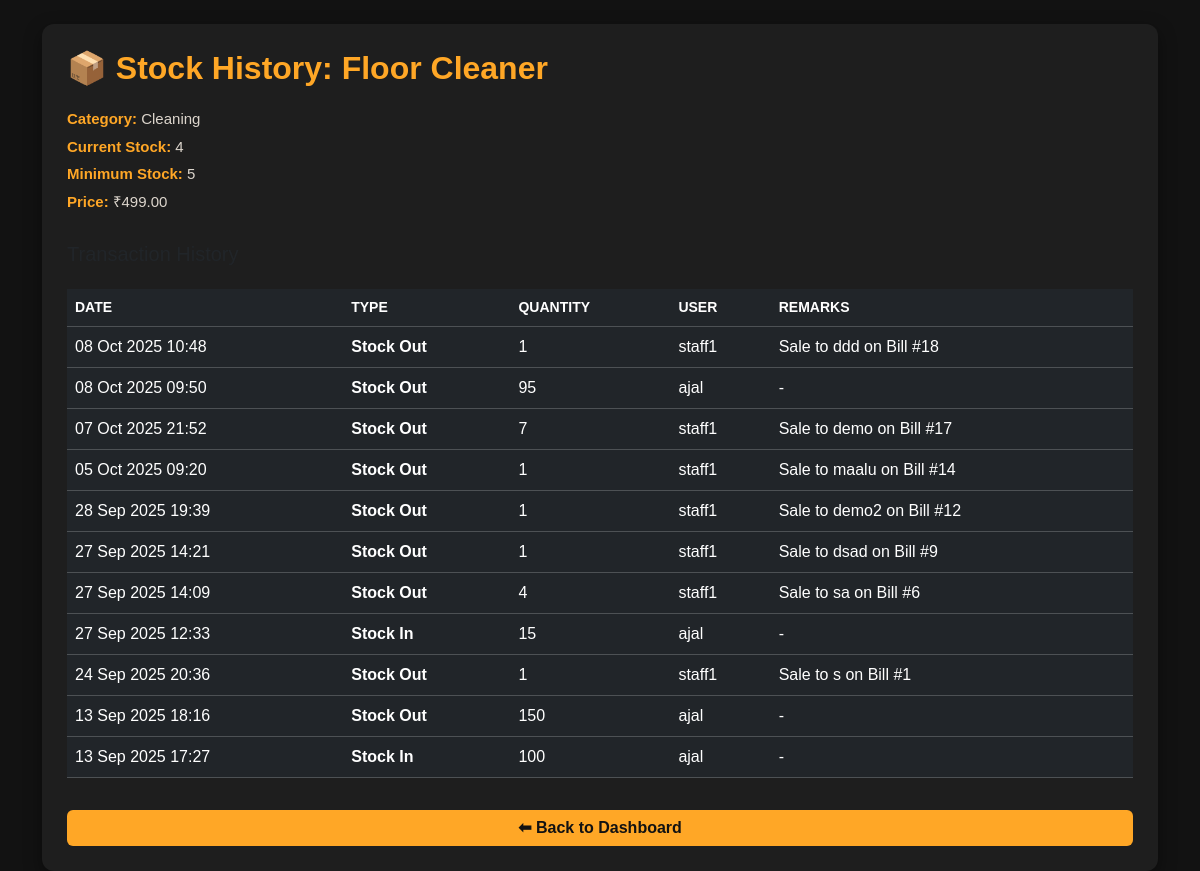
Page /stock-history/2/ (signed in) on the committed database.
### authapp/models.py (models this page shows, shortened)
class Product(models.Model):
    name = models.CharField(max_length=100)
    category = models.CharField(max_length=50)
    stock = models.PositiveIntegerField(default=0)
    price = models.DecimalField(max_digits=10, decimal_places=2)
    description = models.TextField(blank=True, null=True)
    created_at = models.DateTimeField(auto_now_add=True)
    updated_at = models.DateTimeField(auto_now=True)
    min_stock = models.PositiveIntegerField(default=5)

class Transaction(models.Model):
    TRANSACTION_TYPES = [
        ('in', 'Stock In'),
        ('out', 'Stock Out'),
    ]
    product = models.ForeignKey(Product, on_delete=models.CASCADE, related_name="transactions")
    type = models.CharField(max_length=3, choices=TRANSACTION_TYPES)
    quantity = models.PositiveIntegerField()
    date = models.DateTimeField(auto_now_add=True)  # automatically saves timestamp
    remarks = models.TextField(blank=True, null=True)
    user = models.ForeignKey(CustomUser, on_delete=models.SET_NULL, null=True, blank=True)

class CustomUser(AbstractUser):
    ROLE_CHOICES = [
        ('admin', 'Admin'),
        ('staff', 'Staff'),
        ('supplier', 'Supplier'),
    ]
    role = models.CharField(max_length=10, choices=ROLE_CHOICES, default='staff')
    phone = models.CharField(max_length=15, blank=True, null=True)
    gender = models.CharField(max_length=10, blank=True, null=True)

### authapp/decorators.py (the view)
        def wrapper_func(request, *args, **kwargs):
            if request.user.is_authenticated:
                if request.user.role in allowed_roles:
                    return view_func(request, *args, **kwargs)
                else:
                    messages.error(request, "You are not authorized to view this page.")
                    return redirect('login')
            else:
                return redirect('login')

### authapp/views.py (called while the page is built)
@login_required
@role_required(['admin'])
def stock_history(request, product_id):
    product = get_object_or_404(Product, id=product_id)
    transactions = product.transactions.order_by("-date")
    return render(request, "stock_history.html", {
        "product": product,
        "transactions": transactions
    })

### authapp/templates/stock_history.html (shortened to what this page needs)
<!DOCTYPE html>
<html lang="en">
<head>
    <link href="https://cdn.jsdelivr.net/npm/bootstrap@5.3.2/dist/css/bootstrap.min.css" rel="stylesheet">
</head>
<body>
<div class="container mt-4">
    <div class="card">
        <h2 class="mb-3">📦 Stock History: <span>{{ product.name }}</span></h2>
        <div class="product-info">
            <p><b>Category:</b> {{ product.category }}</p>
            <p><b>Current Stock:</b> {{ product.stock }}</p>
            <p><b>Minimum Stock:</b> {{ product.min_stock }}</p>
            <p><b>Price:</b> ₹{{ product.price }}</p>
        </div>
        <h5 class="mt-4">Transaction History</h5>
        <table class="table table-dark table-hover">
            <thead>
                <tr>
                    <th>Date</th>
                    <th>Type</th>
                    <th>Quantity</th>
                    <th>User</th>
                    <th>Remarks</th>
                </tr>
            </thead>
            <tbody>
                {% for txn in transactions %}
                <tr>
                    <td>{{ txn.date|date:"d M Y H:i" }}</td>
                    <td class="{% if txn.type == 'in' %}stock-in{% else %}stock-out{% endif %}">
                        {{ txn.get_type_display }}
                    </td>
                    <td>{{ txn.quantity }}</td>
                    <td>{{ txn.user.username }}</td>
                    <td>{{ txn.remarks|default:"-" }}</td>
                </tr>
                {% empty %}
                <tr>
                    <td colspan="5" class="text-center">No transactions found</td>
                </tr>
                {% endfor %}
            </tbody>
        </table>
        <a href="{% url 'admin_dashboard' %}" class="btn btn-back mt-3">⬅ Back to Dashboard</a>
    </div>
</div>
</body>
</html>

### authapp/templates/stock_history.html (style rules this page uses)
body { background: #121212; color: #ffffff; font-family: Arial, sans-serif; }
.card { background: #1e1e1e; border: none; border-radius: 12px; box-shadow: 0px 6px 18px rgba(0, 0, 0, 0.4); padding: 25px; }
h2 { color: #ffa726; font-weight: bold; }
.product-info p { margin: 5px 0; font-size: 15px; color: #dcd5ccff }
.product-info b { color: #ffa726; }
.table { color: #fff; margin-top: 15px; }
.table thead { background: #2c2c2c; text-transform: uppercase; font-size: 14px; }
.stock-in { color: #4caf50; font-weight: bold; }
.stock-out { color: #ff5252; font-weight: bold; }
.btn-back { background: #ffa726; border: none; color: #121212; font-weight: bold; transition: 0.3s; }

### rows in the picture
Product: name "Floor Cleaner", category "Cleaning", stock "4", min_stock "5", price "499.00"
Transaction: date "08 Oct 2025 10:48", type "Stock Out", quantity "1", user.username "staff1", remarks "Sale to ddd on Bill #18"
Transaction: date "08 Oct 2025 09:50", type "Stock Out", quantity "95", user.username "ajal", remarks "-"
Transaction: date "07 Oct 2025 21:52", type "Stock Out", quantity "7", user.username "staff1", remarks "Sale to demo on Bill #17"
Transaction: date "05 Oct 2025 09:20", type "Stock Out", quantity "1", user.username "staff1", remarks "Sale to maalu on Bill #14"
Transaction: date "28 Sep 2025 19:39", type "Stock Out", quantity "1", user.username "staff1", remarks "Sale to demo2 on Bill #12"
Transaction: date "27 Sep 2025 14:21", type "Stock Out", quantity "1", user.username "staff1", remarks "Sale to dsad on Bill #9"
Transaction: date "27 Sep 2025 14:09", type "Stock Out", quantity "4", user.username "staff1", remarks "Sale to sa on Bill #6"
Transaction: date "27 Sep 2025 12:33", type "Stock In", quantity "15", user.username "ajal", remarks "-"
Transaction: date "24 Sep 2025 20:36", type "Stock Out", quantity "1", user.username "staff1", remarks "Sale to s on Bill #1"
Transaction: date "13 Sep 2025 18:16", type "Stock Out", quantity "150", user.username "ajal", remarks "-"
Transaction: date "13 Sep 2025 17:27", type "Stock In", quantity "100", user.username "ajal", remarks "-"
